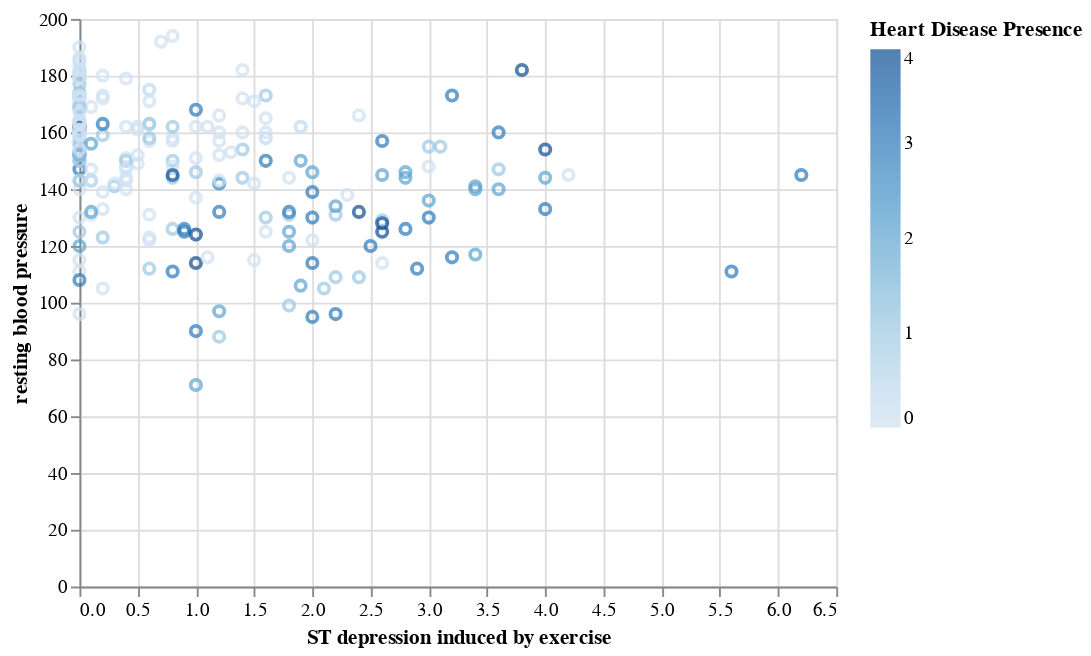

Notebook code for this chart:
### Code cell
oldpeak_thalach_plot = alt.Chart(cleveland_train).mark_point().encode(
    x = alt.X("oldpeak", title = "ST depression induced by exercise"),
    y = alt.Y('thalach', title = "resting blood pressure"),
    color = alt.Color("heart_disease_presence", title = "Heart Disease Presence")
)
oldpeak_thalach_plot

### Figure 1 — Vega-Lite specification as saved in the notebook (floating-point values rounded to 4 significant figures; data arrays with more than 128 entries replaced by an {"elided": "..."} marker saying what was removed)
{"config": {"view": {"continuousWidth": 400, "continuousHeight": 300}}, "data": {"name": "data-2f4852ee1af2b8cf26a07939a39c8b20"}, "mark": "point", "encoding": {"color": {"field": "heart_disease_presence", "title": "Heart Disease Presence", "type": "quantitative"}, "x": {"field": "oldpeak", "title": "ST depression induced by exercise", "type": "quantitative"}, "y": {"field": "thalach", "title": "resting blood pressure", "type": "quantitative"}}, "$schema": "https://vega.github.io/schema/vega-lite/v4.17.0.json", "datasets": {"data-2f4852ee1af2b8cf26a07939a39c8b20": {"elided": "227 records"}}}
